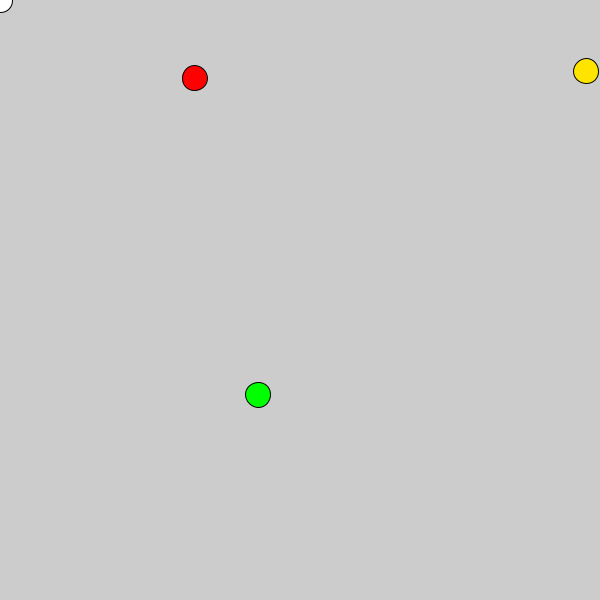
Frame 1 (no input)
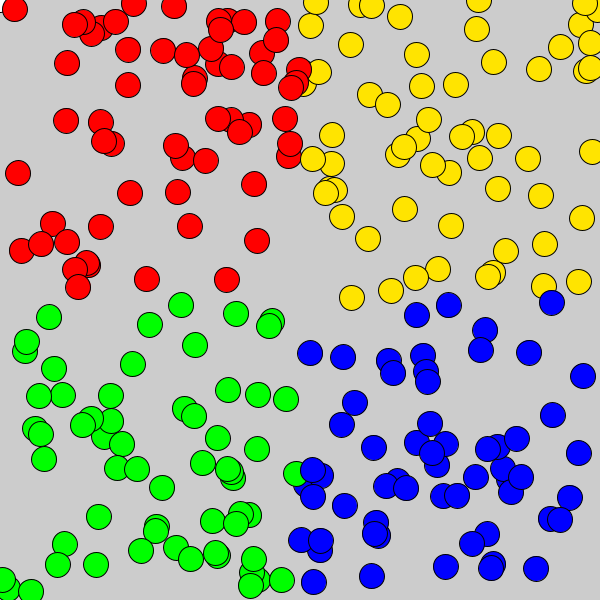
Frame 60 (the mouse pressed at the canvas centre just before this capture)
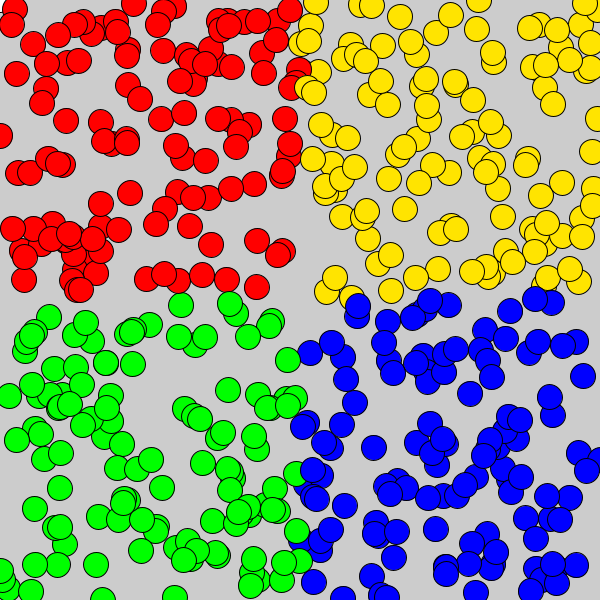
Frame 120 (the mouse held since frame 60 and released just before this capture)

The Processing sketch that drew these frames (run headless with seeded random() and noise(); from frame 60 on, the mouse is pressed at the canvas centre):

// Processing sketch: Random_Microsoft_Logo
// ── Random_Microsoft_Logo.pde
float x;
float y;
float R;
float G;
float B;
int shapeType;
void setup() {
  size (600, 600);
}

void draw(){
  //background (0, 0, 0);
  circle (x, y, 25);
  x = random (0, 301);
  y = random (0, 301);
  fill (255, 0, 0);
  
  circle (x, y, 25);
  x = random (299, 601);
  y = random (0, 301);
  fill (255, 228, 0);
  
  circle (x, y, 25);
  x = random (0, 301);
  y = random (299, 601);
  fill (0, 255, 0);
  
  circle (x, y, 25);
  x = random (299, 601);
  y = random (299, 601);
  fill (0, 0, 255);
  
}
